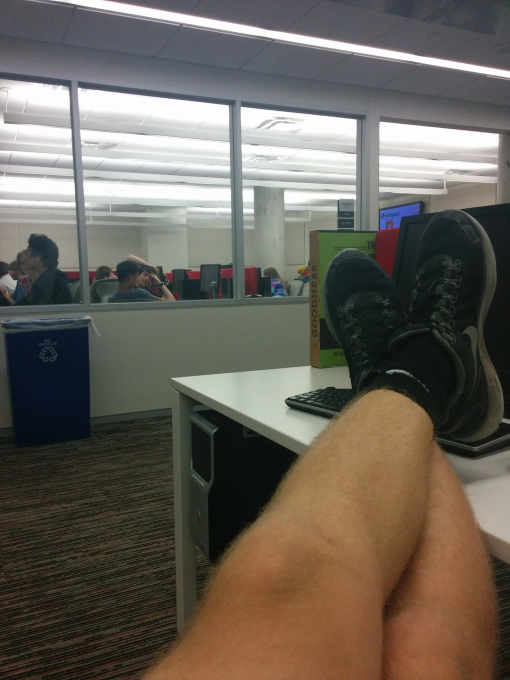
#> input picture my_panos/images/left.png, 1020 x 1360 px (shown at 1/2 size)
$ python create_panos.py   (older library calls are emulated)
#> lines starting #> are read from the running program, lines starting #| are printed output that depends on the picture
### pano_stitcher.py
"""Project 1: Panorama stitching.

In this project, you'll stitch together images to form a panorama.

A shell of starter functions that already have tests is listed below.

"""

import cv2
import numpy as np
from matplotlib import pyplot as plt


def homography(image_a, image_b):
    """Returns the homography mapping image_b into alignment with image_a.

    Arguments:
      image_a: A grayscale input image.
      image_b: A second input image that overlaps with image_a.

    Returns: the 3x3 perspective transformation matrix (aka homography)
             mapping points in image_b to corresponding points in image_a.
    """
    sift = cv2.SIFT()
    kp1, des1 = sift.detectAndCompute(image_a, None)
    kp2, des2 = sift.detectAndCompute(image_b, None)

    FLANN_INDEX_KDTREE = 0
    index_params = dict(algorithm=FLANN_INDEX_KDTREE, trees=5)
    search_params = dict(checks=50)

    flann = cv2.FlannBasedMatcher(index_params, search_params)

    matches = flann.knnMatch(des1, des2, k=2)

    good = []
    for m, n in matches:
        if (m.distance / n.distance) < 0.7:
            good.append(m)

    dst_pts = np.float32([kp1[m.queryIdx].pt for m in good]).reshape(-1, 1, 2)
    src_pts = np.float32([kp2[m.trainIdx].pt for m in good]).reshape(-1, 1, 2)

    M, mask = cv2.findHomography(src_pts, dst_pts, cv2.RANSAC, 5.0)
    matchesMask = mask.ravel().tolist()

    h, w = image_a.shape
    pts = np.float32([[0, 0],
                      [0, h - 1],
                      [w - 1, h - 1],
                      [w - 1, 0]]).reshape(-1, 1, 2)
    dst = cv2.perspectiveTransform(pts, M)

    return M


def warp_image(image, homography):
    """Warps 'image' by 'homography'

    Arguments:
      image: a 3-channel image to be warped.
      homography: a 3x3 perspective projection matrix mapping points
                  in the frame of 'image' to a target frame.

    Returns:
      - a new 4-channel image containing the warped input, resized to contain
        the new image's bounds. Translation is offset so the image fits exactly
        within the bounds of the image. The fourth channel is an alpha channel
        which is zero anywhere that the warped input image does not map in the
        output, i.e. empty pixels.
      - an (x, y) tuple containing location of the warped image's upper-left
        corner in the target space of 'homography', which accounts for any
        offset translation component of the homography.
    """

    p1 = np.ones(3, np.float32)
    p2 = np.ones(3, np.float32)
    p3 = np.ones(3, np.float32)
    p4 = np.ones(3, np.float32)

    (y, x) = image.shape[:2]

    p1[:2] = [0, 0]
    p2[:2] = [x, 0]
    p3[:2] = [0, y]
    p4[:2] = [x, y]

    min_x = None
    min_y = None
    max_x = None
    max_y = None

    for pt in [p1, p2, p3, p4]:
        hp = np.dot(np.matrix(homography, np.float32),
                    np.matrix(pt, np.float32).T)

        hp_arr = np.array(hp, np.float32)

        normal_pt = np.array([[hp_arr[0] / hp_arr[2]],
                             hp_arr[1] / hp_arr[2]], np.float32)

        if(max_x is None or normal_pt[0, 0] > max_x):
            max_x = normal_pt[0, 0]

        if(max_y is None or normal_pt[1, 0] > max_y):
            max_y = normal_pt[1, 0]

        if(min_x is None or normal_pt[0, 0] < min_x):
            min_x = normal_pt[0, 0]

        if(min_y is None or normal_pt[1, 0] < min_y):
            min_y = normal_pt[1, 0]

    translationMatrix = np.zeros(shape=(3, 3))
    translationMatrix[0] = [0, 0, -min_x]
    translationMatrix[1] = [0, 0, -min_y]
    newHomography = np.add(homography, translationMatrix)

    warp = cv2.warpPerspective(image,
                               newHomography,
                               (int(max_x - min_x), int(max_y - min_y)))

    return warp, (int(min_x), int(min_y))


# [47 lines left out: function create_mosaic, not called in this run]

### create_panos.py
import cv2
import pano_stitcher
import numpy
import os


def create_pano1():
    gray_left = cv2.imread("my_panos/images/left.png",
                           cv2.CV_LOAD_IMAGE_GRAYSCALE)
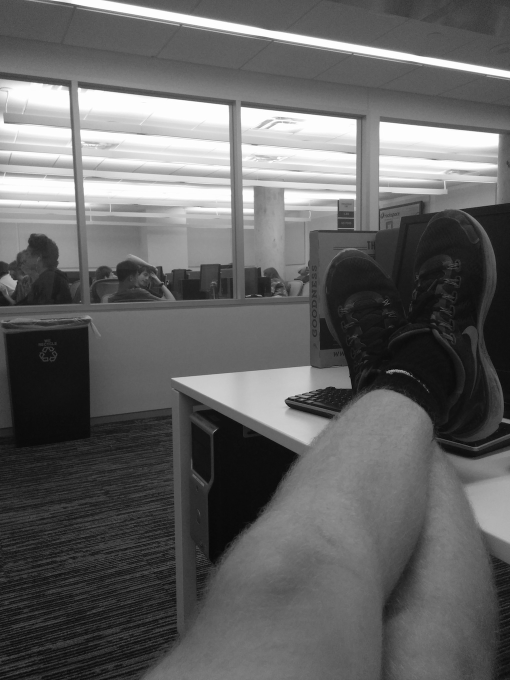
#> gray_left: shape (1360, 1020) (shown at 1/2 size); min 0, max 255, mean 100.1
    left = cv2.imread("my_panos/images/left.png")  # , -1)
#> left is the input picture: shape (1360, 1020, 3); mean B, G, R 90, 99.2, 105.6
    gray_middle = cv2.imread("my_panos/images/middle.png",
                             cv2.CV_LOAD_IMAGE_GRAYSCALE)
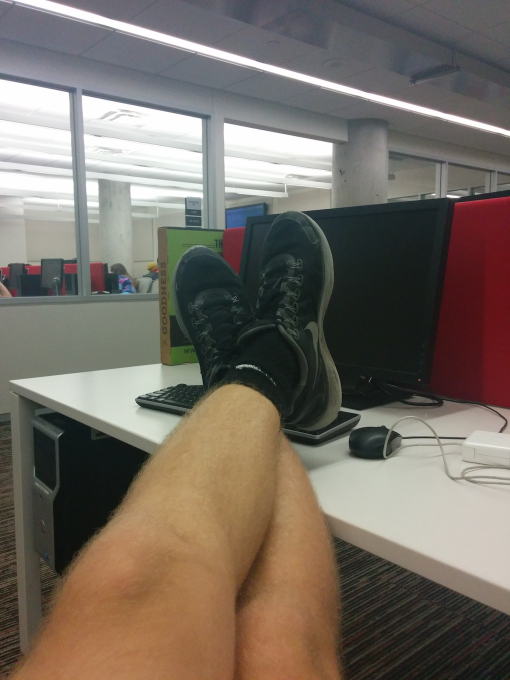
#> input picture my_panos/images/middle.png, 1020 x 1360 px (shown at 1/2 size)
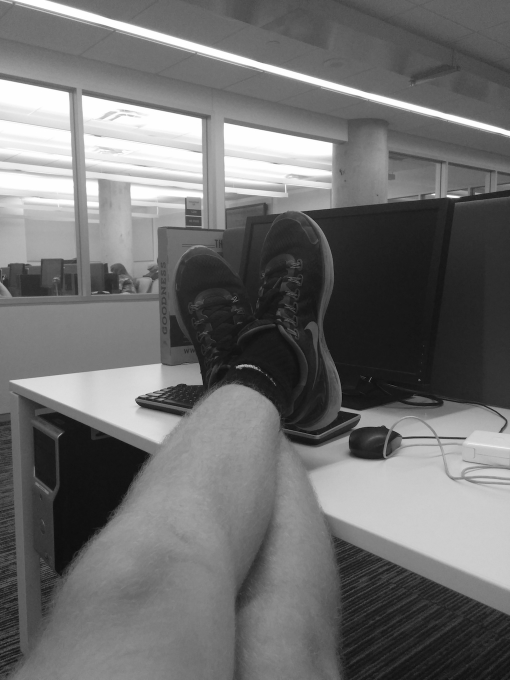
#> gray_middle: shape (1360, 1020) (shown at 1/2 size); min 0, max 255, mean 111.2
    middle = cv2.imread("my_panos/images/middle.png")
#> middle is the input picture: shape (1360, 1020, 3); mean B, G, R 100.1, 109.7, 118.3
    # ***middle = cv2.cvtColor(middle, cv2.COLOR_BGR2BGRA)
    gray_right = cv2.imread("my_panos/images/right.png",
                            cv2.CV_LOAD_IMAGE_GRAYSCALE)
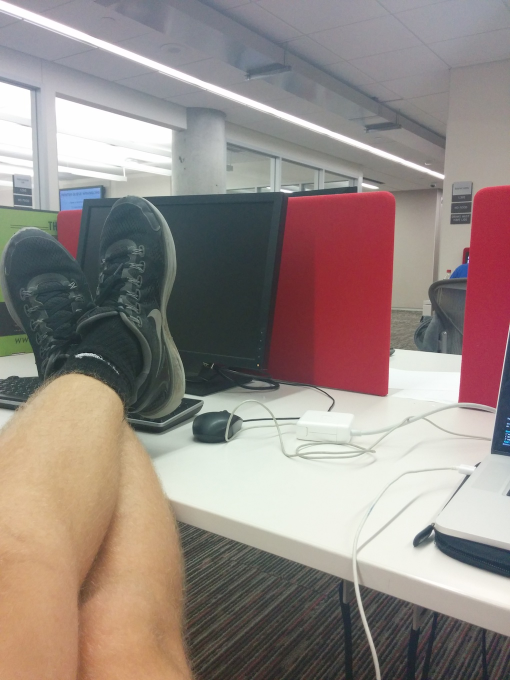
#> input picture my_panos/images/right.png, 1020 x 1360 px (shown at 1/2 size)
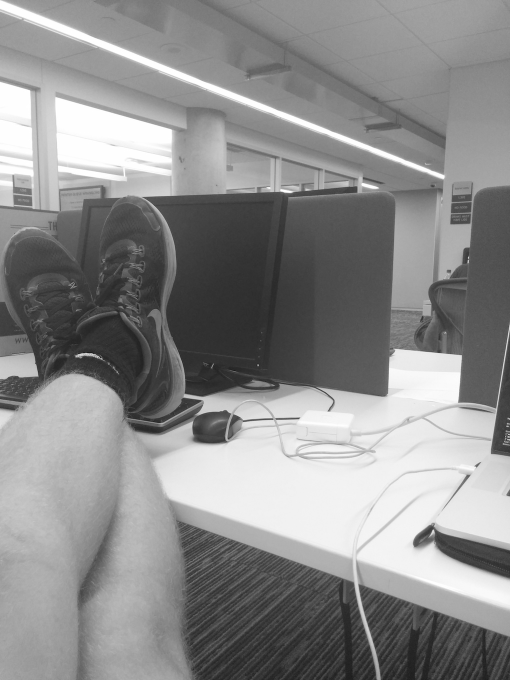
#> gray_right: shape (1360, 1020) (shown at 1/2 size); min 0, max 255, mean 140.1
    right = cv2.imread("my_panos/images/right.png")  # , -1)
#> right is the input picture: shape (1360, 1020, 3); mean B, G, R 131.9, 137, 149.2
    # [7 lines of commented-out code are left out]
    homography1 = pano_stitcher.homography(gray_middle, gray_left)
#> in homography, `kp1, des1 = sift.detectAndCompute(image_a, None)`: kp1 = 1156 keypoints; strongest (x, y, size): (896, 392, 4.1), (293, 806, 24.4), (225, 795, 99.7), (182, 947, 128.6)
#> in homography, `kp2, des2 = sift.detectAndCompute(image_b, None)`: kp2 = 2204 keypoints; strongest (x, y, size): (856, 315, 114.3), (984, 281, 22.4), (529, 794, 95.6), (591, 809, 24.4)
#> in homography, `matches = flann.knnMatch(des1, des2, k=2)`: matches = 1156 matches
#> after the loop in homography, `for m, n in matches:`: good = 322 matches
#> in homography, `dst_pts = np.float32([kp1[m.queryIdx].pt for m in good]).reshape(-1, 1..`: dst_pts = 322 rows, first 8: [5.58, 553], [9.23, 1294.1], [9.6, 1323.1], [9.6, 1323.1], [10.53, 1289.7], [11, 1329.8], [11.18, 1251.3], [11.79, 1286.2]
#> in homography, `src_pts = np.float32([kp2[m.trainIdx].pt for m in good]).reshape(-1, 1..`: src_pts = 322 rows, first 8: [334.3, 562.8], [326.5, 1251.7], [326.8, 1279], [326.8, 1279], [328.3, 1247.7], [326.9, 1285.8], [329.2, 1211.6], [329.1, 1244.5]
#> in homography, `M, mask = cv2.findHomography(src_pts, dst_pts, cv2.RANSAC, 5.0)`: M = [[1.29, 0.0213, -436.2], [0.168, 1.18, -117.3], [0.000275, 4.99e-06, 1]]; mask = 322 values, max 1 at index 0, min 0 at index 47, mean 0.947
#> in homography, `matchesMask = mask.ravel().tolist()`: matchesMask has the same summary as mask
#> in homography, `dst = cv2.perspectiveTransform(pts, M)`: dst = [[-436.2, -117.3], [-404.4, 1482.1], [701.3, 1292], [682.4, 41.77]]
#> homography1 has the same summary as M in homography
    # warp left image
    warped_left, origin1 = pano_stitcher.warp_image(left, homography1)
#> the loop in warp_image, `for pt in [p1, p2, p3, p4]:` made 1 pass
#> hp_arr on pass 1: [-436.2, -117.3, 1]

    # compute homography for right image
    homography2 = pano_stitcher.homography(gray_middle, gray_right)
    # warp right image
    warped_right, origin2 = pano_stitcher.warp_image(right, homography2)

    # print("warped_left: ", warped_left.shape)
    # print("middle: ", middle.shape)
    # print("warped_right: ", warped_right.shape)

    images = (warped_left, warped_right, middle)
    origins = (origin1, origin2, (0, 0))
    mosaic1 = pano_stitcher.create_mosaic(images, origins)

    cv2.imwrite("feetMosaic.png", mosaic1)


#> (the run stopped early here; a loop or call above may not have finished)
